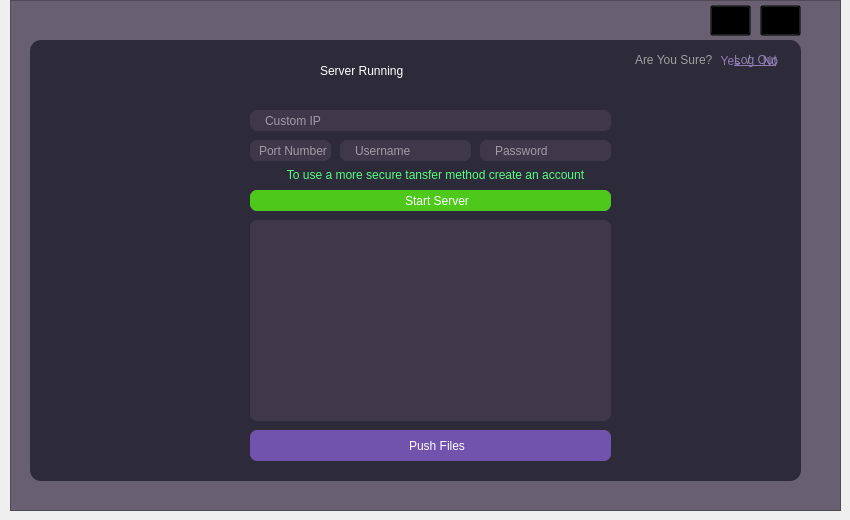
   <widget class="QWidget" name="localmain">
    <widget class="QFrame" name="localmainbackdrop">
     <property name="geometry">
      <rect>
       <x>10</x>
       <y>0</y>
       <width>831</width>
       <height>511</height>
      </rect>
     </property>
     <property name="styleSheet">
      <string notr="true">background-color: rgb(104, 96, 112);</string>
     </property>
     <property name="frameShape">
      <enum>QFrame::StyledPanel</enum>
     </property>
     <property name="frameShadow">
      <enum>QFrame::Raised</enum>
     </property>
     <widget class="QFrame" name="localmain2">
      <property name="geometry">
       <rect>
        <x>20</x>
        <y>40</y>
        <width>771</width>
        <height>441</height>
       </rect>
      </property>
      <property name="sizePolicy">
       <sizepolicy hsizetype="Fixed" vsizetype="Fixed">
        <horstretch>0</horstretch>
        <verstretch>0</verstretch>
       </sizepolicy>
      </property>
      <property name="styleSheet">
       <string notr="true">border-radius: 11px;
background-color: rgb(45, 42, 58);</string>
      </property>
      <property name="frameShape">
       <enum>QFrame::StyledPanel</enum>
      </property>
      <property name="frameShadow">
       <enum>QFrame::Raised</enum>
      </property>
      <widget class="QLabel" name="serverstate">
       <property name="geometry">
        <rect>
         <x>290</x>
         <y>10</y>
         <width>221</width>
         <height>41</height>
        </rect>
       </property>
       <property name="styleSheet">
        <string notr="true">color: rgb(255, 255, 255);
font: 75 24pt &quot;Nimbus Sans D OT&quot;;</string>
       </property>
       <property name="text">
        <string>Server Running</string>
       </property>
      </widget>
      <widget class="QLineEdit" name="ipplace">
       <property name="geometry">
        <rect>
         <x>220</x>
         <y>70</y>
         <width>361</width>
         <height>21</height>
        </rect>
       </property>
       <property name="styleSheet">
        <string notr="true">background-color: rgb(62, 56, 73);
border-radius: 7px;
border: 0px;
color: rgb(255, 255, 255);
padding-left: 13px;
font: 25 9pt &quot;Nimbus Sans D OT Light&quot;;</string>
       </property>
       <property name="text">
        <string/>
       </property>
       <property name="readOnly">
        <bool>true</bool>
       </property>
       <property name="placeholderText">
        <string>Custom IP</string>
       </property>
      </widget>
      <widget class="QLineEdit" name="portplace">
       <property name="geometry">
        <rect>
         <x>220</x>
         <y>100</y>
         <width>81</width>
         <height>21</height>
        </rect>
       </property>
       <property name="styleSheet">
        <string notr="true">background-color: rgb(62, 56, 73);
border-radius: 7px;
border: 0px;
color: rgb(255, 255, 255);
padding-left: 7px;
font: 25 9pt &quot;Nimbus Sans D OT Light&quot;;</string>
       </property>
       <property name="text">
        <string/>
       </property>
       <property name="readOnly">
        <bool>true</bool>
       </property>
       <property name="placeholderText">
        <string>Port Number</string>
       </property>
      </widget>
      <widget class="QPushButton" name="serverbtn">
       <property name="geometry">
        <rect>
         <x>220</x>
         <y>150</y>
         <width>361</width>
         <height>21</height>
        </rect>
       </property>
       <property name="styleSheet">
        <string notr="true">QPushButton{
background-color: rgb(113, 82, 173);
border-radius: 7px;
border: 0px;
color: rgb(255, 255, 255);
padding-left: 13px;
font: 75 9pt &quot;Nimbus Sans D OT&quot;;}
QPushButton:hover{
background-color: rgb(255, 0, 4);
	color: rgb(172, 172, 172);
set-text: Stop Server;
}
QPushButton:checked{
background-color: rgb(255, 0, 0);
	color: rgb(172, 172, 172);
	setText: Stop Server;
}</string>
       </property>
       <property name="text">
        <string>Server Running</string>
       </property>
       <property name="checkable">
        <bool>true</bool>
       </property>
       <property name="checked">
        <bool>false</bool>
       </property>
      </widget>
      <widget class="QLineEdit" name="usernameplace">
       <property name="geometry">
        <rect>
         <x>310</x>
         <y>100</y>
         <width>131</width>
         <height>21</height>
        </rect>
       </property>
       <property name="styleSheet">
        <string notr="true">background-color: rgb(62, 56, 73);
border-radius: 7px;
border: 0px;
color: rgb(255, 255, 255);
padding-left: 13px;
font: 25 9pt &quot;Nimbus Sans D OT Light&quot;;</string>
       </property>
       <property name="text">
        <string/>
       </property>
       <property name="readOnly">
        <bool>true</bool>
       </property>
       <property name="placeholderText">
        <string>Username</string>
       </property>
      </widget>
      <widget class="QLineEdit" name="passwordplace">
       <property name="geometry">
        <rect>
         <x>450</x>
         <y>100</y>
         <width>131</width>
         <height>21</height>
        </rect>
       </property>
       <property name="styleSheet">
        <string notr="true">background-color: rgb(62, 56, 73);
border-radius: 7px;
border: 0px;
color: rgb(255, 255, 255);
padding-left: 13px;
font: 25 9pt &quot;Nimbus Sans D OT Light&quot;;
</string>
       </property>
       <property name="text">
        <string/>
       </property>
       <property name="readOnly">
        <bool>true</bool>
       </property>
       <property name="placeholderText">
        <string>Password</string>
       </property>
      </widget>
      <widget class="QLabel" name="warning_2">
       <property name="geometry">
        <rect>
         <x>110</x>
         <y>125</y>
         <width>591</width>
         <height>20</height>
        </rect>
       </property>
       <property name="styleSheet">
        <string notr="true">color: rgb(85, 255, 127);</string>
       </property>
       <property name="text">
        <string>To use a more secure tansfer method create an account</string>
       </property>
       <property name="alignment">
        <set>Qt::AlignCenter</set>
       </property>
      </widget>
      <widget class="QPushButton" name="passmask2_2">
       <property name="geometry">
        <rect>
         <x>548</x>
         <y>100</y>
         <width>41</width>
         <height>21</height>
        </rect>
       </property>
       <property name="styleSheet">
        <string notr="true">background-color: transparent;</string>
       </property>
       <property name="text">
        <string/>
       </property>
       <property name="icon">
        <iconset resource="../ui/uielement.qrc">
         <normaloff>:/icons/eye-crossed.png</normaloff>
         <activeon>:/icons/eye.png</activeon>:/icons/eye-crossed.png</iconset>
       </property>
       <property name="iconSize">
        <size>
         <width>10</width>
         <height>10</height>
        </size>
       </property>
       <property name="shortcut">
        <string/>
       </property>
       <property name="checkable">
        <bool>true</bool>
       </property>
      </widget>
      <widget class="QListWidget" name="draganddrop">
       <property name="geometry">
        <rect>
         <x>220</x>
         <y>180</y>
         <width>361</width>
         <height>201</height>
        </rect>
       </property>
       <property name="styleSheet">
        <string notr="true">background-color: rgb(62, 56, 73);
border-radius: 7px;
color: rgb(255, 255, 255);
font: 25 9pt &quot;Nimbus Sans D OT Light&quot;;</string>
       </property>
      </widget>
      <widget class="QPushButton" name="pushfiles">
       <property name="geometry">
        <rect>
         <x>220</x>
         <y>390</y>
         <width>361</width>
         <height>31</height>
        </rect>
       </property>
       <property name="styleSheet">
        <string notr="true">QPushButton{
background-color: rgb(113, 82, 173);
border-radius: 7px;
border: 0px;
color: rgb(255, 255, 255);
padding-left: 13px;
font: 75 9pt &quot;Nimbus Sans D OT&quot;;}
QPushButton:hover{
background-color:rgb(62, 56, 73);
	color: rgb(172, 172, 172);
set-text: Stop Server;
}</string>
       </property>
       <property name="text">
        <string>Push Files</string>
       </property>
      </widget>
      <widget class="QPushButton" name="startserver_2">
       <property name="geometry">
        <rect>
         <x>220</x>
         <y>150</y>
         <width>361</width>
         <height>21</height>
        </rect>
       </property>
       <property name="styleSheet">
        <string notr="true">QPushButton{
background-color: rgb(78, 200, 26);
border-radius: 7px;
border: 0px;
color: rgb(255, 255, 255);
padding-left: 13px;
font: 75 9pt &quot;Nimbus Sans D OT&quot;;}
</string>
       </property>
       <property name="text">
        <string>Start Server</string>
       </property>
       <property name="checkable">
        <bool>true</bool>
       </property>
       <property name="checked">
        <bool>false</bool>
       </property>
      </widget>
      <widget class="QPushButton" name="logout">
       <property name="geometry">
        <rect>
         <x>690</x>
         <y>10</y>
         <width>71</width>
         <height>20</height>
        </rect>
       </property>
       <property name="styleSheet">
        <string notr="true">QPushButton{
color: rgb(144, 126, 179);
font: 75 9pt &quot;HK Grotesk Legacy&quot;;
text-decoration: underline;
}
QPushButton:hover{
color: rgb(235, 235, 235);
}</string>
       </property>
       <property name="text">
        <string>Log Out</string>
       </property>
      </widget>
      <widget class="QLabel" name="text2_5">
       <property name="geometry">
        <rect>
         <x>605</x>
         <y>10</y>
         <width>81</width>
         <height>20</height>
        </rect>
       </property>
       <property name="styleSheet">
        <string notr="true">color: rgb(159, 159, 159);
font: 75 9pt &quot;HK Grotesk Legacy&quot;;</string>
       </property>
       <property name="text">
        <string>Are You Sure?</string>
       </property>
      </widget>
      <widget class="QPushButton" name="text2_3">
       <property name="geometry">
        <rect>
         <x>680</x>
         <y>10</y>
         <width>41</width>
         <height>21</height>
        </rect>
       </property>
       <property name="styleSheet">
        <string notr="true">QPushButton{
background-color: transparent;
color: rgb(144, 126, 179);
font: 75 9pt &quot;HK Grotesk Legacy&quot;;
}
QPushButton:hover{
color: rgb(235, 235, 235);
}</string>
       </property>
       <property name="text">
        <string>Yes</string>
       </property>
      </widget>
      <widget class="QPushButton" name="text5">
       <property name="geometry">
        <rect>
         <x>730</x>
         <y>10</y>
         <width>21</width>
         <height>21</height>
        </rect>
       </property>
       <property name="styleSheet">
        <string notr="true">QPushButton{
background-color: transparent;
color: rgb(144, 126, 179);
font: 75 9pt &quot;HK Grotesk Legacy&quot;;
}
QPushButton:hover{
color: rgb(235, 235, 235);
}</string>
       </property>
       <property name="text">
        <string>No</string>
       </property>
      </widget>
      <widget class="QLabel" name="text2_4">
       <property name="geometry">
        <rect>
         <x>717</x>
         <y>10</y>
         <width>16</width>
         <height>20</height>
        </rect>
       </property>
       <property name="styleSheet">
        <string notr="true">background-color: transparent;
color: rgb(159, 159, 159);
font: 75 9pt &quot;HK Grotesk Legacy&quot;;</string>
       </property>
       <property name="text">
        <string>/</string>
       </property>
      </widget>
      <zorder>serverstate</zorder>
      <zorder>ipplace</zorder>
      <zorder>portplace</zorder>
      <zorder>serverbtn</zorder>
      <zorder>usernameplace</zorder>
      <zorder>passwordplace</zorder>
      <zorder>warning_2</zorder>
      <zorder>passmask2_2</zorder>
      <zorder>draganddrop</zorder>
      <zorder>pushfiles</zorder>
      <zorder>startserver_2</zorder>
      <zorder>logout</zorder>
      <zorder>text2_3</zorder>
      <zorder>text2_5</zorder>
      <zorder>text5</zorder>
      <zorder>text2_4</zorder>
     </widget>
     <widget class="QPushButton" name="minimeee_9">
      <property name="geometry">
       <rect>
        <x>700</x>
        <y>5</y>
        <width>41</width>
        <height>31</height>
       </rect>
      </property>
      <property name="styleSheet">
       <string notr="true">QPushButton{
padding-bottom: 22px;
background-color: transparent;}
QPushButton:hover{
background-color: rgba(45, 42, 58, 130);
}</string>
      </property>
      <property name="text">
       <string/>
      </property>
      <property name="icon">
       <iconset resource="../ui/uielement.qrc">
        <normaloff>:/icons/window-minimize.png</normaloff>:/icons/window-minimize.png</iconset>
      </property>
      <property name="iconSize">
       <size>
        <width>32</width>
        <height>32</height>
       </size>
      </property>
     </widget>
     <widget class="QPushButton" name="closeme_9">
      <property name="geometry">
       <rect>
        <x>750</x>
        <y>5</y>
        <width>41</width>
        <height>31</height>
       </rect>
      </property>
      <property name="styleSheet">
       <string notr="true">QPushButton{
background-color: transparent;}
QPushButton:hover{
background-color: rgba(45, 42, 58, 130);
}</string>
      </property>
      <property name="text">
       <string/>
      </property>
      <property name="icon">
       <iconset resource="../ui/uielement.qrc">
        <normaloff>:/icons/rectangle-xmark (1).png</normaloff>
        <activeon>:/icons/rectangle-xmark(filled).png</activeon>:/icons/rectangle-xmark (1).png</iconset>
      </property>
      <property name="iconSize">
       <size>
        <width>32</width>
        <height>32</height>
       </size>
      </property>
     </widget>
    </widget>
   </widget>
